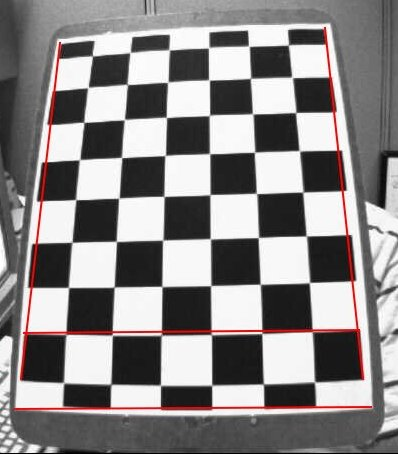
#> input picture image_processing/jpg/calib_radial.jpg, 398 x 454 px, given in place of the camera
$ jupyter execute '4. Optical Flow.ipynb'   (older library calls are emulated)   (text cells are left out)
#> lines starting #> are read from the running program, lines starting #| are printed output that depends on the picture; after the words box and inside, x2 and y2 are one past the last pixel; in counts of white or black regions, pixels touching at a corner belong together
[cell 1]
# this code is copied from the second url

import numpy as np
import cv2

cap = cv2.VideoCapture(0)

# params for ShiTomasi corner detection
feature_params = dict( maxCorners = 100,
                       qualityLevel = 0.3,
                       minDistance = 7,
                       blockSize = 7 )

# Parameters for lucas kanade optical flow
lk_params = dict( winSize  = (15,15),
                  maxLevel = 2,
                  criteria = (cv2.TERM_CRITERIA_EPS | cv2.TERM_CRITERIA_COUNT, 10, 0.03))

# Create some random colors
color = np.random.randint(0,255,(100,3))

# Take first frame and find corners in it
ret, old_frame = cap.read()
#> old_frame is the input picture: shape (454, 398, 3); mean B, G, R 135.6, 135.6, 139
old_gray = cv2.cvtColor(old_frame, cv2.COLOR_BGR2GRAY)
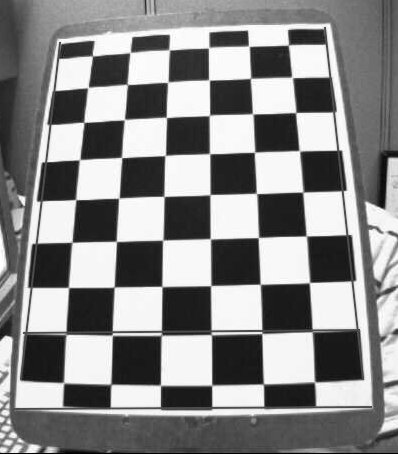
#> old_gray: shape (454, 398); min 0, max 255, mean 136.6
p0 = cv2.goodFeaturesToTrack(old_gray, mask = None, **feature_params)
#> p0 = 100 rows, first 8: [335, 148], [48, 159], [252, 155], [116, 201], [256, 240], [258, 282], [214, 405], [160, 289]

# Create a mask image for drawing purposes
mask = np.zeros_like(old_frame)
counter = 0
while(1):
    counter+= 1
    if(counter >= 100):
        mask = np.zeros_like(old_frame)
        counter = 0
    ret,frame = cap.read()
    frame_gray = cv2.cvtColor(frame, cv2.COLOR_BGR2GRAY)

    # calculate optical flow
    p1, st, err = cv2.calcOpticalFlowPyrLK(old_gray, frame_gray, p0, None, **lk_params)
#> p1 has the same summary as p0; st = 100 values from 1 to 1; err = 100 values from 0 to 0

    # Select good points
    good_new = p1[st==1]
#> good_new = 100 pairs, first value 29 to 361, second value 28 to 406
    good_old = p0[st==1]
#> good_old has the same summary as good_new
#     good_new = good_new[:3]
#     good_old = good_old[:3]
#     print(np.shape(good_old), np.shape(good_new))
    # draw the tracks
    for i,(new,old) in enumerate(zip(good_new,good_old)):
        a,b = new.ravel()
        c,d = old.ravel()
        mask = cv2.line(mask, (a,b),(c,d), color[i].tolist(), 2)
        frame = cv2.circle(frame,(a,b),5,color[i].tolist(),-1)
#> this loop made 100 passes
#> (a, b, c, d) on passes 1 to 12: (335, 148, 335, 148), (48, 159, 48, 159), (252, 155, 252, 155), (116, 201, 116, 201), (256, 240, 256, 240), (258, 282, 258, 282), (214, 405, 214, 405), (160, 289, 160, 289), (122, 195, 122, 195), (259, 336, 259, 336), (208, 288, 208, 288), (163, 158, 163, 158)
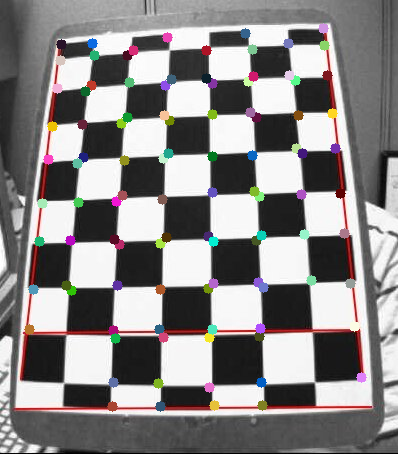
#> frame: shape (454, 398, 3); mean B, G, R 135, 135.3, 138.3
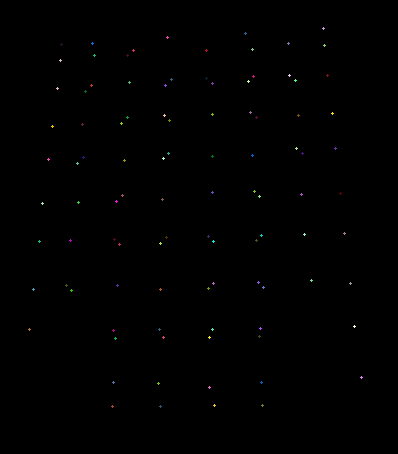
#> mask: shape (454, 398, 3); mean of channels 0, 1, 2 0.3, 0.3, 0.4; drawn as B, G, R
    img = cv2.add(frame,mask)

    cv2.imshow('frame',img)
    k = cv2.waitKey(30) & 0xff
#> (key Esc is pressed here)
    if k == 27:
        break

    # Now update the previous frame and previous points
    old_gray = frame_gray.copy()
    p0 = good_new.reshape(-1,1,2)

cv2.destroyAllWindows()
cap.release()

[cell 2]
# this code is also copied from the second url
import cv2
import numpy as np
cap = cv2.VideoCapture(0)

ret, frame1 = cap.read()
prvs = cv2.cvtColor(frame1,cv2.COLOR_BGR2GRAY)
hsv = np.zeros_like(frame1)
hsv[...,1] = 255

while(1):
    ret, frame2 = cap.read()
    next = cv2.cvtColor(frame2,cv2.COLOR_BGR2GRAY)

    flow = cv2.calcOpticalFlowFarneback(prvs,next, None, 0.5, 3, 15, 3, 5, 1.2, 0)

    mag, ang = cv2.cartToPolar(flow[...,0], flow[...,1])
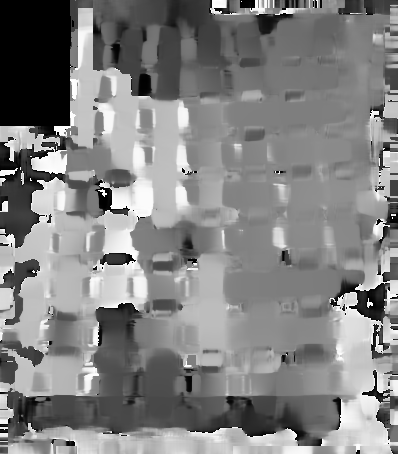
#> ang: shape (454, 398) float32; min 0, max 6.28, mean 3.21; drawn with min black and max white
    hsv[...,0] = ang*180/np.pi/2
    hsv[...,2] = cv2.normalize(mag,None,0,255,cv2.NORM_MINMAX)
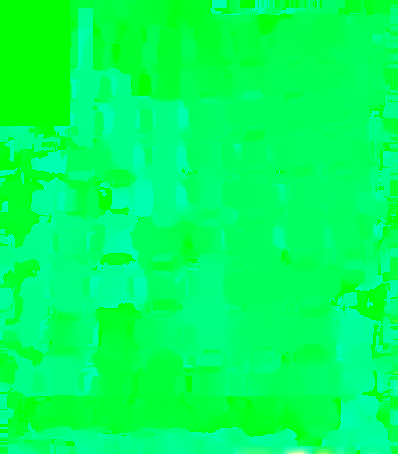
#> hsv: shape (454, 398, 3); mean of channels 0, 1, 2 91.4, 255, 0.2; drawn as B, G, R
    rgb = cv2.cvtColor(hsv,cv2.COLOR_HSV2BGR)

    cv2.imshow('frame2',rgb)
    k = cv2.waitKey(30) & 0xff
#> (key Esc is pressed here)
    if k == 27:
        break
#     prvs = next

cap.release()
cv2.destroyAllWindows()

[cell 3]
from __future__ import print_function


import numpy as np
import cv2
import time


help_message = \
    '''
USAGE: optical_flow.py [<video_source>]
Keys:
 1 - toggle HSV flow visualization
 2 - toggle glitch
'''
count = 0


def draw_flow(img, flow, step=16):

    #from the beginning to position 2 (excluded channel info at position 3)
#> called with flow = array of shape (454, 398, 2), step = 16
    h, w = img.shape[:2]
#> h = 454; w = 398
    y, x = np.mgrid[step/2:h:step, step/2:w:step].reshape(2,-1).astype(int)
#> y = 700 values from 8 to 440
    fx, fy = flow[y,x].T
#> fx = 700 values, max 0.00766 at index 349, min -0.00306 at index 674, mean 1.69e-05; fy = 700 values, max 0.00725 at index 349, min -0.00257 at index 524, mean 3.67e-06
    lines = np.vstack([x, y, x+fx, y+fy]).T.reshape(-1, 2, 2)
    lines = np.int32(lines + 0.5)
    vis = cv2.cvtColor(img, cv2.COLOR_GRAY2BGR)
    cv2.polylines(vis, lines, 0, (0, 255, 0))
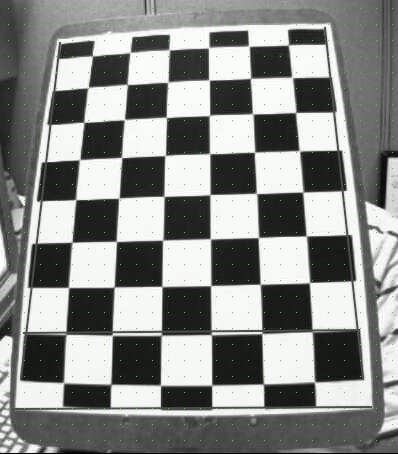
#> vis: shape (454, 398, 3); mean B, G, R 136.1, 137.1, 136.1
    for (x1, y1), (x2, y2) in lines:
        cv2.circle(vis, (x1, y1), 1, (0, 255, 0), -1)
#> this loop made 700 passes
#> (x1, y1, x2, y2) on passes 1 to 3: (8, 8, 8, 8), (24, 8, 24, 8), (40, 8, 40, 8)
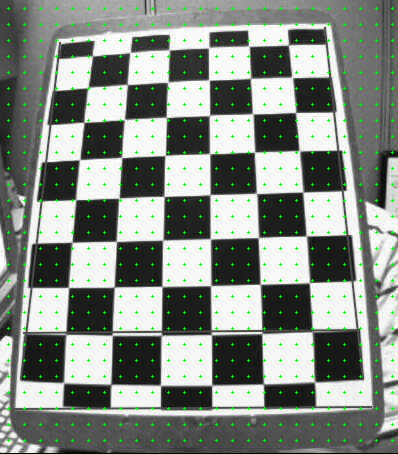
#> vis: shape (454, 398, 3); 1.55% of pixels changed, all inside (x1, y1, x2, y2) = (7, 7, 394, 442)
    return vis


def draw_hsv(flow):
    (h, w) = flow.shape[:2]
#> h = 454; w = 398
    (fx, fy) = (flow[:, :, 0], flow[:, :, 1])
    ang = np.arctan2(fy, fx) + np.pi
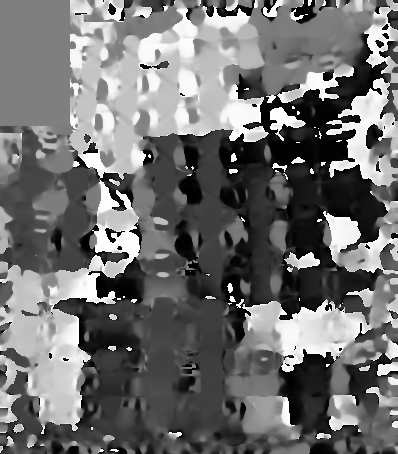
#> ang: shape (454, 398) float32; min 4.53e-06, max 6.28, mean 2.76; drawn with min black and max white
    v = np.sqrt(fx * fx + fy * fy)
    hsv = np.zeros((h, w, 3), np.uint8)
    hsv[..., 0] = ang * (180 / np.pi / 2)
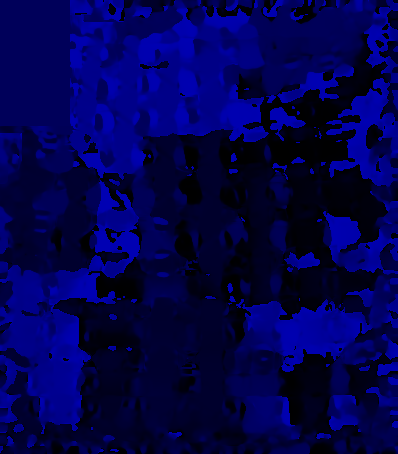
#> hsv: shape (454, 398, 3); mean of channels 0, 1, 2 78.7, 0, 0; drawn as B, G, R
    hsv[..., 1] = 0xFF
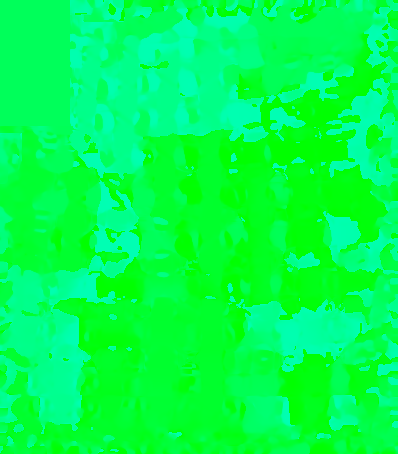
#> hsv: shape (454, 398, 3); mean of channels 0, 1, 2 78.7, 255, 0; drawn as B, G, R
    hsv[..., 2] = np.minimum(v * 4, 0xFF)
#> hsv: shape (454, 398, 3); 0.08% of pixels changed, all inside (x1, y1, x2, y2) = (0, 0, 398, 454)
    bgr = cv2.cvtColor(hsv, cv2.COLOR_HSV2BGR)
    cv2.imshow('hsv', bgr)
    return bgr


def warp_flow(img, flow):
    (h, w) = flow.shape[:2]
    flow = -flow
    flow[:, :, 0] += np.arange(w)
    flow[:, :, 1] += np.arange(h)[:, np.newaxis]
    res = cv2.remap(img, flow, None, cv2.INTER_LINEAR)
    return res

[cell 4]
#copied from https://github.com/francescooliva/optical-flow-tracking
import sys
cam = cv2.VideoCapture(0)
(ret, prev) = cam.read()

prevgray = cv2.cvtColor(prev, cv2.COLOR_BGR2GRAY)
show_hsv = True
show_glitch = False
cur_glitch = prev.copy()

while True:
    (ret, img) = cam.read()
    vis = img.copy()
    gray = cv2.cvtColor(img, cv2.COLOR_BGR2GRAY)
    flow = cv2.calcOpticalFlowFarneback(prevgray,gray,None,0.5,5,15,3,5,1.1,cv2.OPTFLOW_FARNEBACK_GAUSSIAN)
    prevgray = gray
    cv2.imshow('flow', draw_flow(gray, flow))
    if show_hsv:
        gray1 = cv2.cvtColor(draw_hsv(flow), cv2.COLOR_BGR2GRAY)
        thresh = cv2.threshold(gray1, 25, 0xFF,
                               cv2.THRESH_BINARY)[1]
#> thresh: shape (454, 398); every value is 0
        thresh = cv2.dilate(thresh, None, iterations=2)
        cv2.imshow('thresh', thresh)
        gray2, cnts, hierarchy = cv2.findContours(thresh.copy(), cv2.RETR_EXTERNAL, cv2.CHAIN_APPROX_SIMPLE)
#> cnts = []

        # loop over the contours
        for c in cnts:

            # if the contour is too small, ignore it
            (x, y, w, h) = cv2.boundingRect(c)
            if w > 100 and h > 100 and w < 900 and h < 680:
                cv2.rectangle(vis, (x, y), (x + w, y + h), (0, 0xFF, 0), 4)
                cv2.putText(vis,str(time.time()),(x, y),cv2.FONT_HERSHEY_SIMPLEX,1,(0, 0, 0xFF),1)
#> this loop made 0 passes
        cv2.imshow('Image', vis)
    if show_glitch:
        cur_glitch = warp_flow(cur_glitch, flow)
        cv2.imshow('glitch', cur_glitch)
    ch = 0xFF & cv2.waitKey(3)
#> (key Esc is pressed here)
    if ch == 27:
        break
    if ch == ord('1'):
        show_hsv = not show_hsv
        print ('HSV flow visualization is', ['off', 'on'][show_hsv])
    if ch == ord('2'):
        show_glitch = not show_glitch
        if show_glitch:
            cur_glitch = img.copy()
        print ('glitch is', ['off', 'on'][show_glitch])

cv2.destroyAllWindows()
cap.release()
